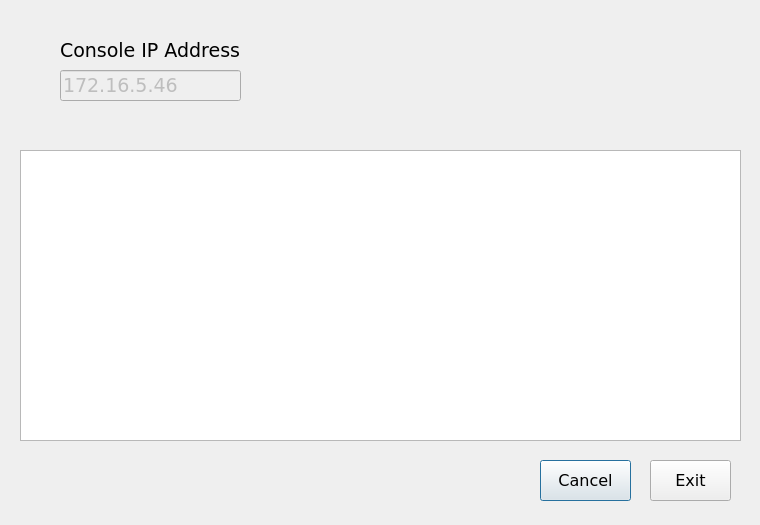
<?xml version="1.0" encoding="UTF-8"?>
<ui version="4.0">
 <class>Dialog</class>
 <widget class="QDialog" name="Dialog">
  <property name="enabled">
   <bool>true</bool>
  </property>
  <property name="geometry">
   <rect>
    <x>0</x>
    <y>0</y>
    <width>760</width>
    <height>525</height>
   </rect>
  </property>
  <property name="windowTitle">
   <string>Install AIC</string>
  </property>
  <property name="autoFillBackground">
   <bool>true</bool>
  </property>
  <widget class="QPushButton" name="btnExit">
   <property name="geometry">
    <rect>
     <x>650</x>
     <y>460</y>
     <width>81</width>
     <height>41</height>
    </rect>
   </property>
   <property name="font">
    <font>
     <family>Verdana</family>
     <pointsize>12</pointsize>
    </font>
   </property>
   <property name="text">
    <string>Exit</string>
   </property>
   <property name="autoDefault">
    <bool>false</bool>
   </property>
  </widget>
  <widget class="QPushButton" name="btnCancel">
   <property name="geometry">
    <rect>
     <x>540</x>
     <y>460</y>
     <width>91</width>
     <height>41</height>
    </rect>
   </property>
   <property name="font">
    <font>
     <family>Verdana</family>
     <pointsize>12</pointsize>
    </font>
   </property>
   <property name="text">
    <string>Cancel</string>
   </property>
  </widget>
  <widget class="QLabel" name="lblConsoleIP">
   <property name="geometry">
    <rect>
     <x>60</x>
     <y>40</y>
     <width>191</width>
     <height>21</height>
    </rect>
   </property>
   <property name="font">
    <font>
     <family>Verdana</family>
     <pointsize>14</pointsize>
    </font>
   </property>
   <property name="text">
    <string>Console IP Address</string>
   </property>
  </widget>
  <widget class="QLineEdit" name="txtConsoleIPAddress">
   <property name="enabled">
    <bool>false</bool>
   </property>
   <property name="geometry">
    <rect>
     <x>60</x>
     <y>70</y>
     <width>181</width>
     <height>31</height>
    </rect>
   </property>
   <property name="font">
    <font>
     <family>Verdana</family>
     <pointsize>14</pointsize>
    </font>
   </property>
   <property name="inputMask">
    <string/>
   </property>
   <property name="text">
    <string>172.16.5.46</string>
   </property>
   <property name="cursorPosition">
    <number>11</number>
   </property>
   <property name="placeholderText">
    <string/>
   </property>
  </widget>
  <widget class="QTableWidget" name="tblInstallStatus">
   <property name="enabled">
    <bool>true</bool>
   </property>
   <property name="geometry">
    <rect>
     <x>20</x>
     <y>150</y>
     <width>721</width>
     <height>291</height>
    </rect>
   </property>
   <property name="autoFillBackground">
    <bool>true</bool>
   </property>
   <property name="styleSheet">
    <string notr="true">QHeaderView::section { border:1 px ; font : 14pt; height: 40  }</string>
   </property>
   <attribute name="horizontalHeaderStretchLastSection">
    <bool>true</bool>
   </attribute>
  </widget>
 </widget>
 <resources/>
 <connections/>
</ui>
